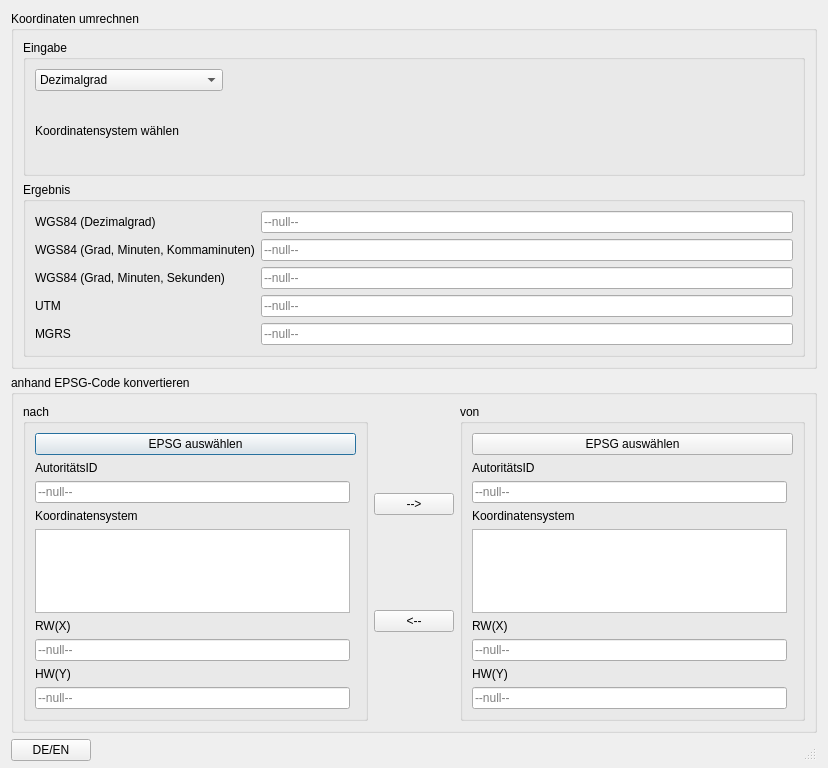
<?xml version="1.0" encoding="UTF-8"?>
<ui version="4.0">
 <class>CoordinatesConverterDialogBase</class>
 <widget class="QDialog" name="CoordinatesConverterDialogBase">
  <property name="geometry">
   <rect>
    <x>0</x>
    <y>0</y>
    <width>828</width>
    <height>768</height>
   </rect>
  </property>
  <property name="sizePolicy">
   <sizepolicy hsizetype="Preferred" vsizetype="Ignored">
    <horstretch>0</horstretch>
    <verstretch>0</verstretch>
   </sizepolicy>
  </property>
  <property name="windowTitle">
   <string>Koordinaten konvertieren</string>
  </property>
  <layout class="QGridLayout" name="gridLayout_2">
   <property name="bottomMargin">
    <number>0</number>
   </property>
   <item row="1" column="1">
    <widget class="QGroupBox" name="groupBox_coord">
     <property name="sizePolicy">
      <sizepolicy hsizetype="Preferred" vsizetype="Preferred">
       <horstretch>0</horstretch>
       <verstretch>1</verstretch>
      </sizepolicy>
     </property>
     <property name="title">
      <string>Koordinaten umrechnen</string>
     </property>
     <layout class="QGridLayout" name="gridLayout">
      <item row="0" column="0" colspan="2">
       <widget class="QGroupBox" name="groupBox_input">
        <property name="title">
         <string>Eingabe</string>
        </property>
        <layout class="QGridLayout" name="gridLayout_6">
         <item row="0" column="0">
          <widget class="QComboBox" name="comboBox_format">
           <property name="sizePolicy">
            <sizepolicy hsizetype="Preferred" vsizetype="Fixed">
             <horstretch>0</horstretch>
             <verstretch>0</verstretch>
            </sizepolicy>
           </property>
           <property name="baseSize">
            <size>
             <width>0</width>
             <height>0</height>
            </size>
           </property>
           <property name="currentIndex">
            <number>0</number>
           </property>
           <property name="maxVisibleItems">
            <number>5</number>
           </property>
           <property name="maxCount">
            <number>5</number>
           </property>
           <item>
            <property name="text">
             <string>Dezimalgrad</string>
            </property>
           </item>
           <item>
            <property name="text">
             <string>Grad, Kommaminuten</string>
            </property>
           </item>
           <item>
            <property name="text">
             <string>Grad, Minuten, Sekunden</string>
            </property>
           </item>
           <item>
            <property name="text">
             <string>UTM</string>
            </property>
           </item>
           <item>
            <property name="text">
             <string>MGRS</string>
            </property>
           </item>
          </widget>
         </item>
         <item row="0" column="2" colspan="3">
          <layout class="QGridLayout" name="gridLayout_input"/>
         </item>
         <item row="1" column="2" colspan="3">
          <widget class="QLabel" name="label_input_convert">
           <property name="text">
            <string/>
           </property>
          </widget>
         </item>
         <item row="1" column="0">
          <widget class="QLabel" name="label_format_description">
           <property name="text">
            <string>Koordinatensystem wählen</string>
           </property>
          </widget>
         </item>
        </layout>
       </widget>
      </item>
      <item row="1" column="0" colspan="2">
       <widget class="QGroupBox" name="groupBox_result">
        <property name="title">
         <string>Ergebnis</string>
        </property>
        <layout class="QGridLayout" name="gridLayout_7">
         <item row="0" column="0">
          <layout class="QGridLayout" name="gridLayout_result">
           <item row="0" column="1">
            <widget class="QLineEdit" name="lineEdit_wgs_degrees">
             <property name="enabled">
              <bool>true</bool>
             </property>
             <property name="text">
              <string/>
             </property>
             <property name="readOnly">
              <bool>true</bool>
             </property>
             <property name="placeholderText">
              <string>--null--</string>
             </property>
            </widget>
           </item>
           <item row="1" column="0">
            <widget class="QLabel" name="label_wgs_degrees">
             <property name="text">
              <string>WGS84 (Grad, Minuten, Kommaminuten)</string>
             </property>
            </widget>
           </item>
           <item row="0" column="0">
            <widget class="QLabel" name="label_wgs_dms">
             <property name="text">
              <string>WGS84 (Dezimalgrad)</string>
             </property>
            </widget>
           </item>
           <item row="1" column="1">
            <widget class="QLineEdit" name="lineEdit_wgs_comma">
             <property name="enabled">
              <bool>true</bool>
             </property>
             <property name="text">
              <string/>
             </property>
             <property name="readOnly">
              <bool>true</bool>
             </property>
             <property name="placeholderText">
              <string>--null--</string>
             </property>
            </widget>
           </item>
           <item row="2" column="0">
            <widget class="QLabel" name="label">
             <property name="text">
              <string>WGS84 (Grad, Minuten, Sekunden)</string>
             </property>
            </widget>
           </item>
           <item row="3" column="0">
            <widget class="QLabel" name="label_utm">
             <property name="text">
              <string>UTM</string>
             </property>
            </widget>
           </item>
           <item row="3" column="1">
            <widget class="QLineEdit" name="lineEdit_utm">
             <property name="enabled">
              <bool>true</bool>
             </property>
             <property name="text">
              <string/>
             </property>
             <property name="readOnly">
              <bool>true</bool>
             </property>
             <property name="placeholderText">
              <string>--null--</string>
             </property>
            </widget>
           </item>
           <item row="2" column="1">
            <widget class="QLineEdit" name="lineEdit_wgs_dms">
             <property name="enabled">
              <bool>true</bool>
             </property>
             <property name="text">
              <string/>
             </property>
             <property name="readOnly">
              <bool>true</bool>
             </property>
             <property name="placeholderText">
              <string>--null--</string>
             </property>
            </widget>
           </item>
           <item row="4" column="0">
            <widget class="QLabel" name="label_utm_ref">
             <property name="text">
              <string>MGRS</string>
             </property>
            </widget>
           </item>
           <item row="4" column="1">
            <widget class="QLineEdit" name="lineEdit_mgrs">
             <property name="enabled">
              <bool>true</bool>
             </property>
             <property name="text">
              <string/>
             </property>
             <property name="readOnly">
              <bool>true</bool>
             </property>
             <property name="placeholderText">
              <string>--null--</string>
             </property>
            </widget>
           </item>
          </layout>
         </item>
        </layout>
       </widget>
      </item>
     </layout>
    </widget>
   </item>
   <item row="2" column="1">
    <widget class="QGroupBox" name="groupBox_epsg">
     <property name="sizePolicy">
      <sizepolicy hsizetype="Preferred" vsizetype="Preferred">
       <horstretch>0</horstretch>
       <verstretch>1</verstretch>
      </sizepolicy>
     </property>
     <property name="title">
      <string>anhand EPSG-Code konvertieren</string>
     </property>
     <layout class="QGridLayout" name="gridLayout_8">
      <item row="0" column="0">
       <layout class="QGridLayout" name="gridLayout_epsg_box">
        <item row="0" column="1">
         <widget class="QGroupBox" name="groupBox_to">
          <property name="title">
           <string>nach</string>
          </property>
          <layout class="QGridLayout" name="gridLayout_4">
           <item row="0" column="1">
            <layout class="QGridLayout" name="layout_to">
             <item row="3" column="0">
              <widget class="QLabel" name="label_system_to">
               <property name="text">
                <string>Koordinatensystem</string>
               </property>
              </widget>
             </item>
             <item row="5" column="0">
              <widget class="QLabel" name="label_input_to_x">
               <property name="text">
                <string>RW(X)</string>
               </property>
              </widget>
             </item>
             <item row="1" column="0">
              <widget class="QLabel" name="label_epsg_to">
               <property name="text">
                <string>AutoritätsID</string>
               </property>
              </widget>
             </item>
             <item row="0" column="0" colspan="2">
              <widget class="QPushButton" name="pushButton_select_to">
               <property name="text">
                <string>EPSG auswählen</string>
               </property>
              </widget>
             </item>
             <item row="7" column="0">
              <widget class="QLabel" name="label_input_to_y">
               <property name="text">
                <string>HW(Y)</string>
               </property>
              </widget>
             </item>
             <item row="8" column="0">
              <widget class="QLineEdit" name="lineEdit_input_to_y">
               <property name="placeholderText">
                <string>--null--</string>
               </property>
              </widget>
             </item>
             <item row="2" column="0">
              <widget class="QLineEdit" name="lineEdit_autid_to">
               <property name="readOnly">
                <bool>true</bool>
               </property>
               <property name="placeholderText">
                <string>--null--</string>
               </property>
              </widget>
             </item>
             <item row="4" column="0">
              <widget class="QTextEdit" name="textEdit_to">
               <property name="baseSize">
                <size>
                 <width>0</width>
                 <height>0</height>
                </size>
               </property>
               <property name="readOnly">
                <bool>true</bool>
               </property>
              </widget>
             </item>
             <item row="6" column="0">
              <widget class="QLineEdit" name="lineEdit_input_to_x">
               <property name="enabled">
                <bool>true</bool>
               </property>
               <property name="text">
                <string/>
               </property>
               <property name="readOnly">
                <bool>false</bool>
               </property>
               <property name="placeholderText">
                <string>--null--</string>
               </property>
              </widget>
             </item>
            </layout>
           </item>
          </layout>
         </widget>
        </item>
        <item row="0" column="2">
         <layout class="QGridLayout" name="gridLayout_99">
          <item row="0" column="0">
           <widget class="QPushButton" name="pushButton_convert_to">
            <property name="text">
             <string>--&gt;</string>
            </property>
           </widget>
          </item>
          <item row="1" column="0">
           <widget class="QPushButton" name="pushButton_convert_from">
            <property name="text">
             <string>&lt;--</string>
            </property>
           </widget>
          </item>
         </layout>
        </item>
        <item row="0" column="3">
         <widget class="QGroupBox" name="groupBox_from">
          <property name="title">
           <string>von</string>
          </property>
          <layout class="QGridLayout" name="gridLayout_3">
           <item row="1" column="0">
            <layout class="QGridLayout" name="layout_from">
             <item row="5" column="0">
              <widget class="QLabel" name="label_input_from_x">
               <property name="text">
                <string>RW(X)</string>
               </property>
              </widget>
             </item>
             <item row="0" column="0" colspan="2">
              <widget class="QPushButton" name="pushButton_select_from">
               <property name="text">
                <string>EPSG auswählen</string>
               </property>
              </widget>
             </item>
             <item row="7" column="0">
              <widget class="QLabel" name="label_input_from_y">
               <property name="text">
                <string>HW(Y)</string>
               </property>
              </widget>
             </item>
             <item row="3" column="0">
              <widget class="QLabel" name="label_system_from">
               <property name="text">
                <string>Koordinatensystem</string>
               </property>
              </widget>
             </item>
             <item row="1" column="0">
              <widget class="QLabel" name="label_epsg_from">
               <property name="text">
                <string>AutoritätsID</string>
               </property>
              </widget>
             </item>
             <item row="8" column="0">
              <widget class="QLineEdit" name="lineEdit_input_from_y">
               <property name="placeholderText">
                <string>--null--</string>
               </property>
              </widget>
             </item>
             <item row="6" column="0">
              <widget class="QLineEdit" name="lineEdit_input_from_x">
               <property name="placeholderText">
                <string>--null--</string>
               </property>
              </widget>
             </item>
             <item row="4" column="0">
              <widget class="QTextEdit" name="textEdit_from">
               <property name="readOnly">
                <bool>true</bool>
               </property>
              </widget>
             </item>
             <item row="2" column="0">
              <widget class="QLineEdit" name="lineEdit_autid_from">
               <property name="readOnly">
                <bool>true</bool>
               </property>
               <property name="placeholderText">
                <string>--null--</string>
               </property>
              </widget>
             </item>
            </layout>
           </item>
          </layout>
         </widget>
        </item>
       </layout>
      </item>
     </layout>
    </widget>
   </item>
   <item row="3" column="1">
    <layout class="QGridLayout" name="gridLayout_5">
     <property name="bottomMargin">
      <number>7</number>
     </property>
     <item row="0" column="1">
      <widget class="QStatusBar" name="statusBar">
       <property name="sizePolicy">
        <sizepolicy hsizetype="Preferred" vsizetype="Preferred">
         <horstretch>0</horstretch>
         <verstretch>0</verstretch>
        </sizepolicy>
       </property>
       <property name="font">
        <font>
         <pointsize>8</pointsize>
        </font>
       </property>
      </widget>
     </item>
     <item row="0" column="0">
      <widget class="QPushButton" name="changeLanguageButton">
       <property name="text">
        <string>DE/EN</string>
       </property>
      </widget>
     </item>
    </layout>
   </item>
  </layout>
 </widget>
 <resources/>
 <connections/>
</ui>
